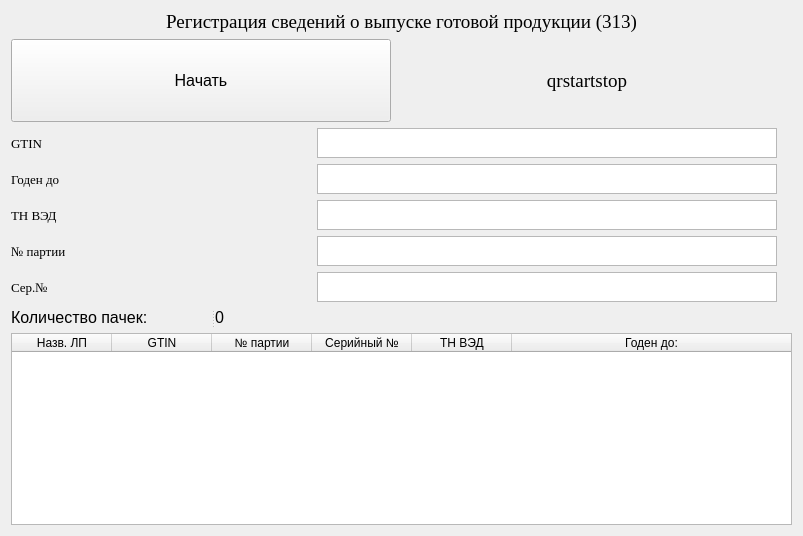
<?xml version="1.0" encoding="UTF-8"?>
<ui version="4.0">
 <class>RegisterProductWidget313</class>
 <widget class="QWidget" name="RegisterProductWidget313">
  <property name="geometry">
   <rect>
    <x>0</x>
    <y>0</y>
    <width>803</width>
    <height>536</height>
   </rect>
  </property>
  <property name="windowTitle">
   <string>RegisterProductWidget313</string>
  </property>
  <layout class="QGridLayout" name="gridLayout_3">
   <item row="3" column="0">
    <widget class="QSplitter" name="splitter">
     <property name="orientation">
      <enum>Qt::Horizontal</enum>
     </property>
     <widget class="QLabel" name="countMedicamentLabel">
      <property name="sizePolicy">
       <sizepolicy hsizetype="Minimum" vsizetype="Preferred">
        <horstretch>0</horstretch>
        <verstretch>0</verstretch>
       </sizepolicy>
      </property>
      <property name="maximumSize">
       <size>
        <width>200</width>
        <height>16777215</height>
       </size>
      </property>
      <property name="font">
       <font>
        <pointsize>12</pointsize>
       </font>
      </property>
      <property name="text">
       <string>Количество пачек:</string>
      </property>
     </widget>
     <widget class="QLabel" name="countMedicamentValue">
      <property name="maximumSize">
       <size>
        <width>50</width>
        <height>16777215</height>
       </size>
      </property>
      <property name="font">
       <font>
        <pointsize>12</pointsize>
       </font>
      </property>
      <property name="text">
       <string>0</string>
      </property>
      <property name="alignment">
       <set>Qt::AlignLeading|Qt::AlignLeft|Qt::AlignVCenter</set>
      </property>
     </widget>
    </widget>
   </item>
   <item row="2" column="0">
    <layout class="QGridLayout" name="gridLayout">
     <item row="0" column="0">
      <widget class="QLabel" name="GTINLabelAgregation">
       <property name="sizePolicy">
        <sizepolicy hsizetype="Minimum" vsizetype="Preferred">
         <horstretch>0</horstretch>
         <verstretch>0</verstretch>
        </sizepolicy>
       </property>
       <property name="minimumSize">
        <size>
         <width>150</width>
         <height>30</height>
        </size>
       </property>
       <property name="maximumSize">
        <size>
         <width>300</width>
         <height>30</height>
        </size>
       </property>
       <property name="font">
        <font>
         <family>Times New Roman</family>
         <pointsize>10</pointsize>
        </font>
       </property>
       <property name="text">
        <string>GTIN</string>
       </property>
       <property name="alignment">
        <set>Qt::AlignLeading|Qt::AlignLeft|Qt::AlignVCenter</set>
       </property>
      </widget>
     </item>
     <item row="0" column="1">
      <widget class="QTextEdit" name="GTINTextAgregation">
       <property name="sizePolicy">
        <sizepolicy hsizetype="Minimum" vsizetype="Expanding">
         <horstretch>0</horstretch>
         <verstretch>0</verstretch>
        </sizepolicy>
       </property>
       <property name="minimumSize">
        <size>
         <width>250</width>
         <height>30</height>
        </size>
       </property>
       <property name="maximumSize">
        <size>
         <width>500</width>
         <height>30</height>
        </size>
       </property>
       <property name="font">
        <font>
         <pointsize>10</pointsize>
        </font>
       </property>
       <property name="readOnly">
        <bool>true</bool>
       </property>
       <property name="html">
        <string>&lt;!DOCTYPE HTML PUBLIC &quot;-//W3C//DTD HTML 4.0//EN&quot; &quot;http://www.w3.org/TR/REC-html40/strict.dtd&quot;&gt;
&lt;html&gt;&lt;head&gt;&lt;meta name=&quot;qrichtext&quot; content=&quot;1&quot; /&gt;&lt;style type=&quot;text/css&quot;&gt;
p, li { white-space: pre-wrap; }
&lt;/style&gt;&lt;/head&gt;&lt;body style=&quot; font-family:'MS Shell Dlg 2'; font-size:10pt; font-weight:400; font-style:normal;&quot;&gt;
&lt;p style=&quot;-qt-paragraph-type:empty; margin-top:0px; margin-bottom:0px; margin-left:0px; margin-right:0px; -qt-block-indent:0; text-indent:0px;&quot;&gt;&lt;br /&gt;&lt;/p&gt;&lt;/body&gt;&lt;/html&gt;</string>
       </property>
      </widget>
     </item>
     <item row="1" column="0">
      <widget class="QLabel" name="productlifeimeLabelAgregation">
       <property name="sizePolicy">
        <sizepolicy hsizetype="Minimum" vsizetype="Preferred">
         <horstretch>0</horstretch>
         <verstretch>0</verstretch>
        </sizepolicy>
       </property>
       <property name="minimumSize">
        <size>
         <width>150</width>
         <height>30</height>
        </size>
       </property>
       <property name="maximumSize">
        <size>
         <width>300</width>
         <height>30</height>
        </size>
       </property>
       <property name="font">
        <font>
         <family>Times New Roman</family>
         <pointsize>10</pointsize>
        </font>
       </property>
       <property name="text">
        <string>Годен до</string>
       </property>
       <property name="alignment">
        <set>Qt::AlignLeading|Qt::AlignLeft|Qt::AlignVCenter</set>
       </property>
      </widget>
     </item>
     <item row="1" column="1">
      <widget class="QTextEdit" name="expirationdateAgregation">
       <property name="sizePolicy">
        <sizepolicy hsizetype="Minimum" vsizetype="Expanding">
         <horstretch>0</horstretch>
         <verstretch>0</verstretch>
        </sizepolicy>
       </property>
       <property name="minimumSize">
        <size>
         <width>250</width>
         <height>0</height>
        </size>
       </property>
       <property name="maximumSize">
        <size>
         <width>500</width>
         <height>30</height>
        </size>
       </property>
       <property name="font">
        <font>
         <pointsize>10</pointsize>
        </font>
       </property>
       <property name="readOnly">
        <bool>true</bool>
       </property>
       <property name="html">
        <string>&lt;!DOCTYPE HTML PUBLIC &quot;-//W3C//DTD HTML 4.0//EN&quot; &quot;http://www.w3.org/TR/REC-html40/strict.dtd&quot;&gt;
&lt;html&gt;&lt;head&gt;&lt;meta name=&quot;qrichtext&quot; content=&quot;1&quot; /&gt;&lt;style type=&quot;text/css&quot;&gt;
p, li { white-space: pre-wrap; }
&lt;/style&gt;&lt;/head&gt;&lt;body style=&quot; font-family:'MS Shell Dlg 2'; font-size:10pt; font-weight:400; font-style:normal;&quot;&gt;
&lt;p style=&quot;-qt-paragraph-type:empty; margin-top:0px; margin-bottom:0px; margin-left:0px; margin-right:0px; -qt-block-indent:0; text-indent:0px;&quot;&gt;&lt;br /&gt;&lt;/p&gt;&lt;/body&gt;&lt;/html&gt;</string>
       </property>
      </widget>
     </item>
     <item row="2" column="0">
      <widget class="QLabel" name="TNVEDabelAgregation">
       <property name="sizePolicy">
        <sizepolicy hsizetype="Minimum" vsizetype="Preferred">
         <horstretch>0</horstretch>
         <verstretch>0</verstretch>
        </sizepolicy>
       </property>
       <property name="minimumSize">
        <size>
         <width>150</width>
         <height>30</height>
        </size>
       </property>
       <property name="maximumSize">
        <size>
         <width>300</width>
         <height>30</height>
        </size>
       </property>
       <property name="font">
        <font>
         <family>Times New Roman</family>
         <pointsize>10</pointsize>
        </font>
       </property>
       <property name="text">
        <string>ТН ВЭД</string>
       </property>
       <property name="alignment">
        <set>Qt::AlignLeading|Qt::AlignLeft|Qt::AlignVCenter</set>
       </property>
      </widget>
     </item>
     <item row="2" column="1">
      <widget class="QTextEdit" name="TNVEDValueAgregation">
       <property name="sizePolicy">
        <sizepolicy hsizetype="Minimum" vsizetype="Expanding">
         <horstretch>0</horstretch>
         <verstretch>0</verstretch>
        </sizepolicy>
       </property>
       <property name="minimumSize">
        <size>
         <width>250</width>
         <height>30</height>
        </size>
       </property>
       <property name="maximumSize">
        <size>
         <width>500</width>
         <height>30</height>
        </size>
       </property>
       <property name="font">
        <font>
         <pointsize>10</pointsize>
        </font>
       </property>
       <property name="readOnly">
        <bool>true</bool>
       </property>
       <property name="html">
        <string>&lt;!DOCTYPE HTML PUBLIC &quot;-//W3C//DTD HTML 4.0//EN&quot; &quot;http://www.w3.org/TR/REC-html40/strict.dtd&quot;&gt;
&lt;html&gt;&lt;head&gt;&lt;meta name=&quot;qrichtext&quot; content=&quot;1&quot; /&gt;&lt;style type=&quot;text/css&quot;&gt;
p, li { white-space: pre-wrap; }
&lt;/style&gt;&lt;/head&gt;&lt;body style=&quot; font-family:'MS Shell Dlg 2'; font-size:10pt; font-weight:400; font-style:normal;&quot;&gt;
&lt;p style=&quot;-qt-paragraph-type:empty; margin-top:0px; margin-bottom:0px; margin-left:0px; margin-right:0px; -qt-block-indent:0; text-indent:0px;&quot;&gt;&lt;br /&gt;&lt;/p&gt;&lt;/body&gt;&lt;/html&gt;</string>
       </property>
      </widget>
     </item>
     <item row="3" column="0">
      <widget class="QLabel" name="batchnumberAgregation">
       <property name="sizePolicy">
        <sizepolicy hsizetype="Minimum" vsizetype="Preferred">
         <horstretch>0</horstretch>
         <verstretch>0</verstretch>
        </sizepolicy>
       </property>
       <property name="minimumSize">
        <size>
         <width>150</width>
         <height>30</height>
        </size>
       </property>
       <property name="maximumSize">
        <size>
         <width>300</width>
         <height>30</height>
        </size>
       </property>
       <property name="font">
        <font>
         <family>Times New Roman</family>
         <pointsize>10</pointsize>
        </font>
       </property>
       <property name="text">
        <string>№ партии</string>
       </property>
       <property name="alignment">
        <set>Qt::AlignLeading|Qt::AlignLeft|Qt::AlignVCenter</set>
       </property>
      </widget>
     </item>
     <item row="3" column="1">
      <widget class="QTextEdit" name="batchnumberTextAgregation">
       <property name="sizePolicy">
        <sizepolicy hsizetype="Minimum" vsizetype="Expanding">
         <horstretch>0</horstretch>
         <verstretch>0</verstretch>
        </sizepolicy>
       </property>
       <property name="minimumSize">
        <size>
         <width>250</width>
         <height>0</height>
        </size>
       </property>
       <property name="maximumSize">
        <size>
         <width>500</width>
         <height>30</height>
        </size>
       </property>
       <property name="font">
        <font>
         <pointsize>10</pointsize>
        </font>
       </property>
       <property name="readOnly">
        <bool>true</bool>
       </property>
       <property name="html">
        <string>&lt;!DOCTYPE HTML PUBLIC &quot;-//W3C//DTD HTML 4.0//EN&quot; &quot;http://www.w3.org/TR/REC-html40/strict.dtd&quot;&gt;
&lt;html&gt;&lt;head&gt;&lt;meta name=&quot;qrichtext&quot; content=&quot;1&quot; /&gt;&lt;style type=&quot;text/css&quot;&gt;
p, li { white-space: pre-wrap; }
&lt;/style&gt;&lt;/head&gt;&lt;body style=&quot; font-family:'MS Shell Dlg 2'; font-size:10pt; font-weight:400; font-style:normal;&quot;&gt;
&lt;p style=&quot;-qt-paragraph-type:empty; margin-top:0px; margin-bottom:0px; margin-left:0px; margin-right:0px; -qt-block-indent:0; text-indent:0px;&quot;&gt;&lt;br /&gt;&lt;/p&gt;&lt;/body&gt;&lt;/html&gt;</string>
       </property>
      </widget>
     </item>
     <item row="4" column="0">
      <widget class="QLabel" name="serialNumberAgregationLabel">
       <property name="sizePolicy">
        <sizepolicy hsizetype="Minimum" vsizetype="Preferred">
         <horstretch>0</horstretch>
         <verstretch>0</verstretch>
        </sizepolicy>
       </property>
       <property name="minimumSize">
        <size>
         <width>150</width>
         <height>30</height>
        </size>
       </property>
       <property name="maximumSize">
        <size>
         <width>300</width>
         <height>30</height>
        </size>
       </property>
       <property name="font">
        <font>
         <family>Times New Roman</family>
         <pointsize>10</pointsize>
        </font>
       </property>
       <property name="text">
        <string>Сер.№</string>
       </property>
       <property name="alignment">
        <set>Qt::AlignLeading|Qt::AlignLeft|Qt::AlignVCenter</set>
       </property>
      </widget>
     </item>
     <item row="4" column="1">
      <widget class="QTextEdit" name="serialNumberAgregationValue">
       <property name="sizePolicy">
        <sizepolicy hsizetype="Minimum" vsizetype="Expanding">
         <horstretch>0</horstretch>
         <verstretch>0</verstretch>
        </sizepolicy>
       </property>
       <property name="minimumSize">
        <size>
         <width>250</width>
         <height>30</height>
        </size>
       </property>
       <property name="maximumSize">
        <size>
         <width>500</width>
         <height>30</height>
        </size>
       </property>
       <property name="font">
        <font>
         <pointsize>10</pointsize>
        </font>
       </property>
       <property name="readOnly">
        <bool>true</bool>
       </property>
       <property name="html">
        <string>&lt;!DOCTYPE HTML PUBLIC &quot;-//W3C//DTD HTML 4.0//EN&quot; &quot;http://www.w3.org/TR/REC-html40/strict.dtd&quot;&gt;
&lt;html&gt;&lt;head&gt;&lt;meta name=&quot;qrichtext&quot; content=&quot;1&quot; /&gt;&lt;style type=&quot;text/css&quot;&gt;
p, li { white-space: pre-wrap; }
&lt;/style&gt;&lt;/head&gt;&lt;body style=&quot; font-family:'MS Shell Dlg 2'; font-size:10pt; font-weight:400; font-style:normal;&quot;&gt;
&lt;p style=&quot;-qt-paragraph-type:empty; margin-top:0px; margin-bottom:0px; margin-left:0px; margin-right:0px; -qt-block-indent:0; text-indent:0px;&quot;&gt;&lt;br /&gt;&lt;/p&gt;&lt;/body&gt;&lt;/html&gt;</string>
       </property>
      </widget>
     </item>
    </layout>
   </item>
   <item row="3" column="1">
    <widget class="QLabel" name="errorLabel">
     <property name="font">
      <font>
       <pointsize>12</pointsize>
      </font>
     </property>
     <property name="text">
      <string/>
     </property>
    </widget>
   </item>
   <item row="0" column="0" colspan="2">
    <widget class="QLabel" name="AppendPageLabel_2">
     <property name="font">
      <font>
       <family>Times New Roman</family>
       <pointsize>14</pointsize>
      </font>
     </property>
     <property name="text">
      <string>Регистрация сведений о выпуске готовой продукции (313)</string>
     </property>
     <property name="alignment">
      <set>Qt::AlignCenter</set>
     </property>
    </widget>
   </item>
   <item row="4" column="0" colspan="2">
    <widget class="QTableWidget" name="MedicamentsTable">
     <property name="alternatingRowColors">
      <bool>true</bool>
     </property>
     <property name="columnCount">
      <number>6</number>
     </property>
     <attribute name="horizontalHeaderCascadingSectionResizes">
      <bool>true</bool>
     </attribute>
     <attribute name="horizontalHeaderShowSortIndicator" stdset="0">
      <bool>true</bool>
     </attribute>
     <attribute name="horizontalHeaderStretchLastSection">
      <bool>true</bool>
     </attribute>
     <attribute name="verticalHeaderVisible">
      <bool>false</bool>
     </attribute>
     <column>
      <property name="text">
       <string>Назв. ЛП</string>
      </property>
     </column>
     <column>
      <property name="text">
       <string>GTIN</string>
      </property>
     </column>
     <column>
      <property name="text">
       <string>№ партии</string>
      </property>
     </column>
     <column>
      <property name="text">
       <string>Серийный №</string>
      </property>
     </column>
     <column>
      <property name="text">
       <string>ТН ВЭД</string>
      </property>
     </column>
     <column>
      <property name="text">
       <string>Годен до:</string>
      </property>
     </column>
    </widget>
   </item>
   <item row="1" column="0">
    <layout class="QGridLayout" name="gridLayout_2">
     <item row="0" column="0">
      <widget class="QPushButton" name="RegistrationStartButton">
       <property name="sizePolicy">
        <sizepolicy hsizetype="Expanding" vsizetype="Expanding">
         <horstretch>0</horstretch>
         <verstretch>0</verstretch>
        </sizepolicy>
       </property>
       <property name="maximumSize">
        <size>
         <width>16777215</width>
         <height>100</height>
        </size>
       </property>
       <property name="font">
        <font>
         <pointsize>12</pointsize>
        </font>
       </property>
       <property name="text">
        <string>Начать</string>
       </property>
      </widget>
     </item>
     <item row="0" column="1">
      <widget class="QLabel" name="qrstartstop">
       <property name="sizePolicy">
        <sizepolicy hsizetype="Expanding" vsizetype="Expanding">
         <horstretch>0</horstretch>
         <verstretch>0</verstretch>
        </sizepolicy>
       </property>
       <property name="maximumSize">
        <size>
         <width>16777215</width>
         <height>100</height>
        </size>
       </property>
       <property name="font">
        <font>
         <family>Times New Roman</family>
         <pointsize>14</pointsize>
        </font>
       </property>
       <property name="text">
        <string>qrstartstop</string>
       </property>
       <property name="alignment">
        <set>Qt::AlignCenter</set>
       </property>
      </widget>
     </item>
    </layout>
   </item>
  </layout>
 </widget>
 <layoutdefault spacing="6" margin="11"/>
 <resources/>
 <connections/>
</ui>
